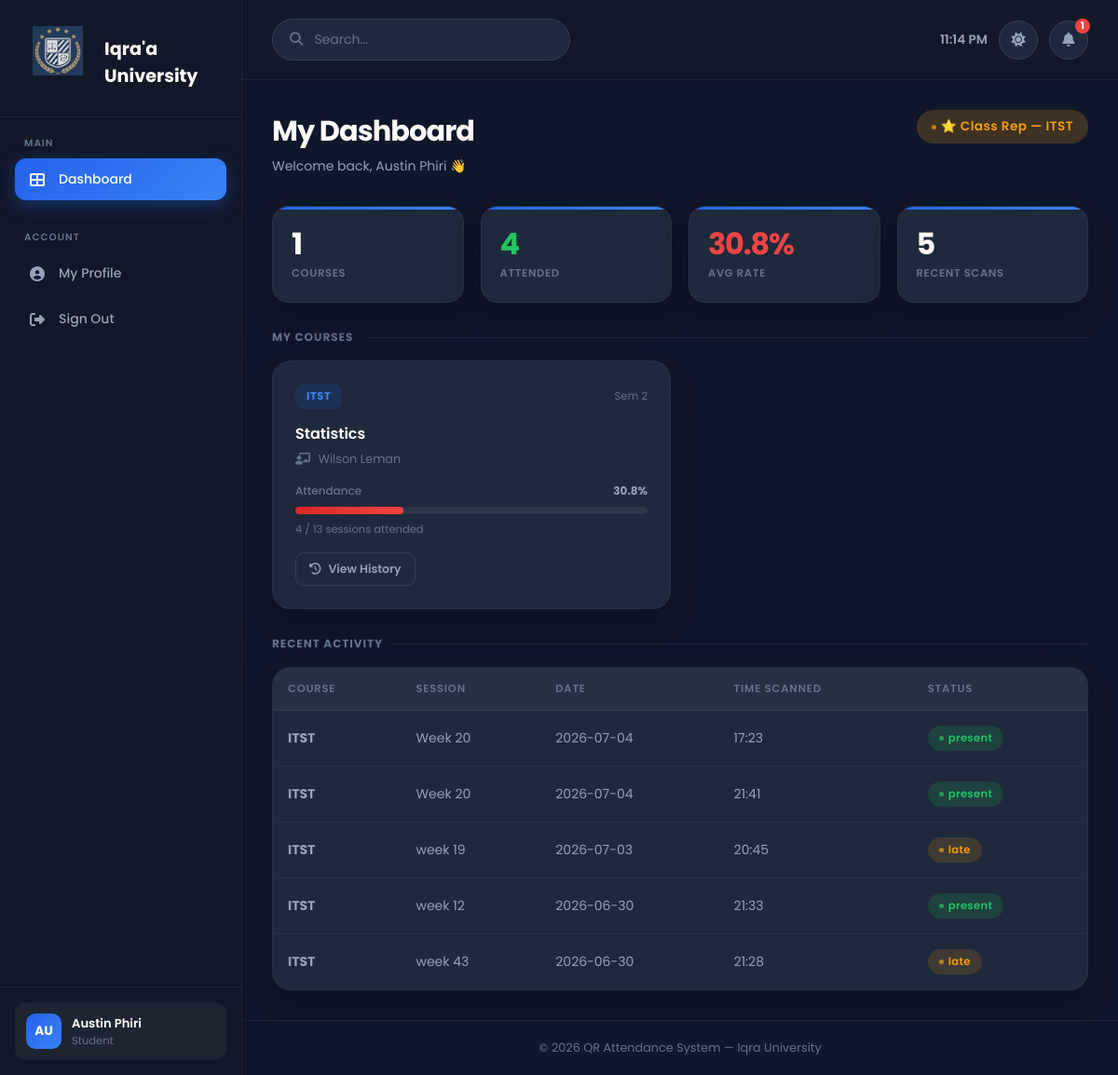
/student/dashboard (signed in), run on the app's committed database.
### tables this page shows
CREATE TABLE `enrollments` (
  `id` int(10) UNSIGNED NOT NULL,
  `student_id` int(10) UNSIGNED NOT NULL,
  `course_id` int(10) UNSIGNED NOT NULL,
  `enrolled_at` timestamp NOT NULL DEFAULT current_timestamp(),
  `is_class_rep` tinyint(1) DEFAULT 0
);

CREATE TABLE `courses` (
  `id` int(10) UNSIGNED NOT NULL,
  `department_id` int(10) UNSIGNED DEFAULT NULL,
  `lecturer_id` int(10) UNSIGNED DEFAULT NULL,
  `code` varchar(30) NOT NULL,
  `name` varchar(180) NOT NULL,
  `description` text DEFAULT NULL,
  `credit_hours` tinyint(3) UNSIGNED DEFAULT 3,
  `semester` tinyint(3) UNSIGNED DEFAULT NULL,
  `academic_year` varchar(10) DEFAULT NULL,
  `is_active` tinyint(1) NOT NULL DEFAULT 1,
  `created_at` timestamp NOT NULL DEFAULT current_timestamp()
);

CREATE TABLE `attendance` (
  `id` int(10) UNSIGNED NOT NULL,
  `session_id` int(10) UNSIGNED NOT NULL,
  `student_id` int(10) UNSIGNED NOT NULL,
  `scanned_at` timestamp NOT NULL DEFAULT current_timestamp(),
  `ip_address` varchar(45) DEFAULT NULL,
  `device_info` varchar(255) DEFAULT NULL,
  `status` enum('present','late','excused') NOT NULL DEFAULT 'present',
  `notes` varchar(255) DEFAULT NULL
);

CREATE TABLE `sessions` (
  `id` int(10) UNSIGNED NOT NULL,
  `course_id` int(10) UNSIGNED NOT NULL,
  `lecturer_id` int(10) UNSIGNED NOT NULL,
  `title` varchar(180) DEFAULT NULL,
  `session_date` date NOT NULL,
  `start_time` time NOT NULL,
  `end_time` time NOT NULL,
  `qr_token` varchar(64) NOT NULL,
  `qr_expires_at` timestamp NOT NULL DEFAULT '1999-12-31 22:00:00',
  `qr_image_path` varchar(255) DEFAULT NULL,
  `status` enum('pending','active','closed') NOT NULL DEFAULT 'pending',
  `created_at` timestamp NOT NULL DEFAULT current_timestamp()
);

### app/views/student/dashboard.php (the view, shortened to what the rows shown need)
<div class="page-title">
    <div>
        <h1>My Dashboard</h1>
        <p>Welcome back, <?= htmlspecialchars($user['name']) ?> 👋</p>
    </div>
    <?php if (!empty($isClassRep)): ?>
    <span class="badge" style="background:rgba(245,158,11,.2);color:var(--warning);
                               font-size:.85rem;padding:8px 16px;border-radius:30px">
        ⭐ Class Rep — <?= htmlspecialchars($isClassRep['course_code']) ?>
    </span>
    <?php endif; ?>
</div>
<?php
$totalAtt  = array_sum(array_column($courses, 'attended'));
$totalSess = array_sum(array_column($courses, 'total_sessions'));
$avgPct    = $totalSess > 0 ? round($totalAtt / $totalSess * 100, 1) : 0;
?>
<div class="stat-strip">
    <div class="stat-box">
        <span class="stat-num"><?= count($courses) ?></span>
        <span class="stat-label">Courses</span>
    </div>
    <div class="stat-box">
        <span class="stat-num text-success"><?= $totalAtt ?></span>
        <span class="stat-label">Attended</span>
    </div>
    <div class="stat-box">
        <span class="stat-num <?= $avgPct >= 75 ? 'text-success' : ($avgPct >= 50 ? 'text-warn' : 'text-danger') ?>">
            <?= $avgPct ?>%
        </span>
        <span class="stat-label">Avg Rate</span>
    </div>
    <div class="stat-box">
        <span class="stat-num"><?= count($recent) ?></span>
        <span class="stat-label">Recent Scans</span>
    </div>
</div>
<div class="section">
    <div class="section-title">My Courses</div>
    <?php if (empty($courses)): ?>
    <div class="empty-state">
        <div class="empty-icon">📚</div>
        <p>You are not enrolled in any courses yet.</p>
        <p style="font-size:.8rem;color:var(--text-muted)">
            Contact your administrator to get enrolled.
        </p>
    </div>
    <?php else: ?>
    <div class="course-grid">
        <?php foreach ($courses as $c): ?>
        <?php
        $pct      = (float)($c['pct'] ?? 0);
        $barClass = $pct >= 75 ? 'success' : ($pct >= 50 ? 'warning' : 'danger');
        ?>
        <div class="course-card">
            <div class="course-card-header">
                <span class="course-code-badge"><?= htmlspecialchars($c['code']) ?></span>
                <span style="font-size:.72rem;color:var(--text-muted)">
                    Sem <?= $c['semester'] ?? '–' ?>
                </span>
            </div>
            <div class="course-name"><?= htmlspecialchars($c['name']) ?></div>
            <div class="course-lecturer">
                <i class="fas fa-chalkboard-teacher" style="margin-right:5px;color:var(--text-muted)"></i>
                <?= htmlspecialchars($c['lecturer_name']) ?>
            </div>
            <div class="att-bar-wrap">
                <div class="att-bar-label">
                    <span>Attendance</span>
                    <strong><?= $pct ?>%</strong>
                </div>
                <div class="progress">
                    <div class="progress-bar <?= $barClass ?>"
                         style="width:<?= min($pct, 100) ?>%"></div>
                </div>
                <div class="att-bar-note">
                    <?= (int)$c['attended'] ?> / <?= (int)$c['total_sessions'] ?> sessions attended
                </div>
            </div>
            <a href="<?= BASE_URL ?>/student/courses/<?= $c['id'] ?>"
               class="btn btn-secondary btn-sm">
                <i class="fas fa-history"></i> View History
            </a>
        </div>
        <?php endforeach; ?>
    </div>
    <?php endif; ?>
</div>
<div class="section">
    <div class="section-title">Recent Activity</div>
    <?php if (empty($recent)): ?>
    <div class="empty-state">
        <div class="empty-icon">🔍</div>
        <p>No attendance records yet.</p>
    </div>
    <?php else: ?>
    <div class="panel">
        <div class="table-wrap">
            <table class="table">
                <thead>
                    <tr>
                        <th>Course</th>
                        <th>Session</th>
                        <th>Date</th>
                        <th>Time Scanned</th>
                        <th>Status</th>
                    </tr>
                </thead>
                <tbody>
                <?php foreach ($recent as $row): ?>
                    <tr>
                        <td>
                            <strong><?= htmlspecialchars($row['code']) ?></strong>
                        </td>
                        <td><?= htmlspecialchars($row['title'] ?? 'Class Session') ?></td>
                        <td><?= htmlspecialchars($row['session_date']) ?></td>
                        <td><?= date('H:i', strtotime($row['scanned_at'])) ?></td>
                        <td>
                            <span class="badge badge-<?= $row['status'] ?>">
                                <?= $row['status'] ?>
                            </span>
                        </td>
                    </tr>
                <?php endforeach; ?>
                </tbody>
            </table>
        </div>
    </div>
    <?php endif; ?>
</div>

### app/core/Router.php (shortened to what the rows shown need)
<?php
class Router
{
    private array $routes = [];
    private function addRoute(string $method, string $path, string $handler, array $middleware): void
    {
        $this->routes[] = compact('method', 'path', 'pattern', 'handler', 'middleware');
    }
    public function dispatch(): void
{
    $method     = $_SERVER['REQUEST_METHOD'];
    $requestUri = strtok($_SERVER['REQUEST_URI'], '?');
    $scriptDir  = str_replace('\\', '/', dirname($_SERVER['SCRIPT_NAME']));
    $basePath   = rtrim($scriptDir, '/');
    $uri        = '/' . ltrim(substr($requestUri, strlen($basePath)), '/');
    $uri = preg_replace('#^/index\.php(/|$)#', '/', $uri);
    foreach ($this->routes as $route) {
            if ($route['method'] !== $method) {
                continue;
            }
            if (!preg_match($route['pattern'], $uri, $matches)) {
                continue;
            }
            $params = array_filter($matches, 'is_string', ARRAY_FILTER_USE_KEY);
            [$class, $action] = explode('@', $route['handler']);
            $controller = new $class();
            $controller->$action($params);
            return;
        }
    }
}

### data on the page
enrollments: course.code "ITST"
courses: code "ITST", semester "2", name "Statistics", lecturer_name "Wilson Leman", pct "30.8", attended "4", total_sessions "13"
attendance: courses.code "ITST", session.title "Week 20", session.session_date "2026-07-04", scanned_at "17:23", status "present"
attendance: courses.code "ITST", session.title "Week 20", session.session_date "2026-07-04", scanned_at "21:41", status "present"
attendance: courses.code "ITST", session.title "week 19", session.session_date "2026-07-03", scanned_at "20:45", status "late"
attendance: courses.code "ITST", session.title "week 12", session.session_date "2026-06-30", scanned_at "21:33", status "present"
attendance: courses.code "ITST", session.title "week 43", session.session_date "2026-06-30", scanned_at "21:28", status "late"

### other printed values
count($courses) "1"
$totalAtt "4"
$avgPct "30.8"
count($recent) "5"
